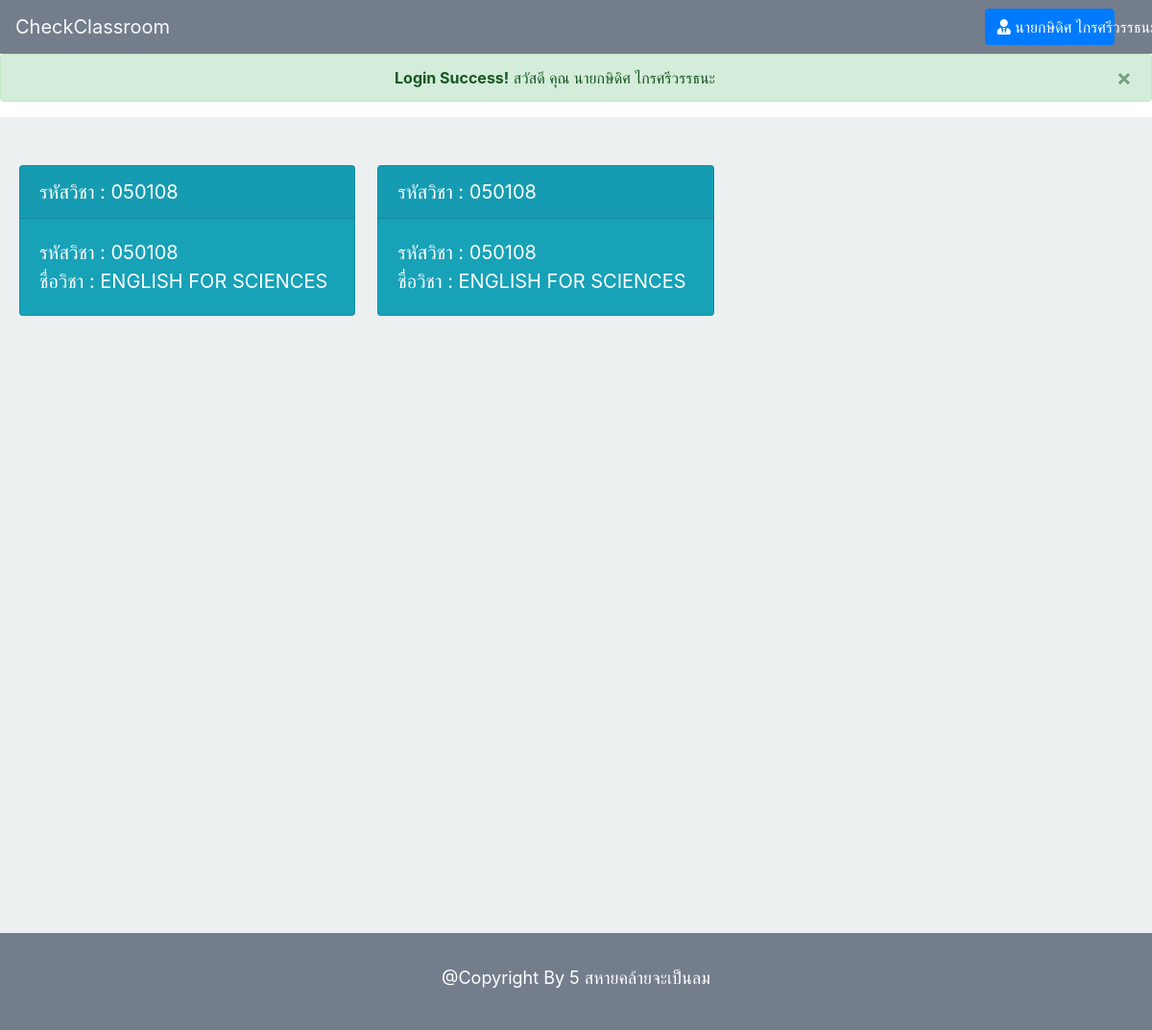
/student/student_home.php (signed in), run on the app's committed database.
### tables this page shows
CREATE TABLE `enroll` (
  `enroll_id` int(10) NOT NULL,
  `c_id` varchar(10) NOT NULL,
  `c_name` varchar(255) NOT NULL,
  `c_sec` int(3) NOT NULL,
  `c_year` varchar(20) NOT NULL,
  `c_term` int(1) NOT NULL,
  `l_name` varchar(50) DEFAULT NULL,
  `l_username` varchar(30) DEFAULT NULL,
  `t_username` varchar(50) DEFAULT NULL,
  `t_name` varchar(100) DEFAULT NULL,
  `s_id` varchar(30) NOT NULL,
  `s_name` varchar(50) NOT NULL,
  `s_department` varchar(30) NOT NULL
);

### student/student_home.php (the view, shortened to what this page needs)
<?php
	include '../connect.php';
	$stmt = $pdo->prepare("SELECT * FROM student WHERE s_id = ?");
	$stmt->bindParam(1,$_SESSION["username"]);
	$stmt->execute();
	while ($row=$stmt->fetch()) {
	 	$rowName["s_name"] = $row["s_name"];
	 }
	$stmt2=$pdo->prepare("SELECT * FROM enroll WHERE s_id = ?");
	$stmt2->bindParam(1,$_SESSION['username']);
	$stmt2->execute();
	if (!empty($_SESSION['username']) && $_SESSION['permission'] == 3) {
?>
<!DOCTYPE html>
<html>
<head>
	<link rel="stylesheet" href="https://maxcdn.bootstrapcdn.com/bootstrap/4.0.0/css/bootstrap.min.css">
	<link rel="stylesheet" href="https://use.fontawesome.com/releases/v5.7.2/css/all.css">
	<link rel="stylesheet" type="text/css" href="../style.css">
</head>
<body>
	<nav class="navbar sticky-top navbar-light navbar-expand-lg" style="background-color: #747d8c;">
 		<a class="navbar-brand text-light" href="studuent_home.php">CheckClassroom</a>
		  <div class="collapse navbar-collapse" id="navbarSupportedContent">
		    <div class="form-inline my-2 my-lg-0 mr-sm-2 col-md-2">
		    	<a href="" class="btn btn-primary  dropdown-toggle col-12" data-toggle="dropdown" aria-haspopup="true" aria-expanded="false"> <i class="fas fa-user-tie"></i> <?= $rowName["s_name"] ?> </a>
		    </div>
		  </div>
	</nav>
	<?php
		if (!empty($_COOKIE["login_success"])){ ?>
			<div class="alert alert-success alert-dismissible fade show" role="alert" id="login_success">
				<center>
					<strong>Login Success!</strong> สวัสดี คุณ <?= $rowName["s_name"] ?>
				</center>
				<button type="button" class="close" data-dismiss="alert" aria-label="Close">
					<span aria-hidden="true">&times;</span>
				</button>
			</div>
	<?php } ?>
	<div style="padding-top: 50px;padding-bottom: 50px;min-height: 850px;background-color: #ecf0f1;">
		<div class="form-inline d-flex " style="margin-left: 20px;">
			<?php while ($row2=$stmt2->fetch()) {?>
				<div class="card-deck my-2 my-lg-0 mr-sm-2 mb-4">
				<div class="card bg-info zoomclass mb-4">
					<a href="detail_class.php?c_id=<?=$row2['c_id']?>">
						<div class="card-header">
								<p class="card-text text-white" style="font-size: 20px;"> รหัสวิชา : <?=$row2['c_id']?> </p>
							</div>
						<div class="card-body">
							<div class="form-group mr-sm-2">
								<p class="card-text text-white" style="font-size: 20px;"> รหัสวิชา : <?=$row2['c_id']?> </p>
							</div>
							<div class="form-group mr-sm-2">
								<p class="card-text text-white" style="font-size: 20px;"> ชื่อวิชา : <?=$row2['c_name']?> </p>
							</div>
						</div>
					</a>
				</div>
			</div>
			<?php } ?>
		</div>
	</div>
	<footer style="background-color: #747d8c; padding: 24px;">
		<div style="text-align: center;">
			<label style="font-size: 18px; color: white; padding: 9px;">@Copyright By 5 สหายคล้ายจะเป็นลม</label>
		</div>
	</footer>
</body>
</html>
<?php } else {
		setcookie('wrong_login',1,time()+10,'/');
		echo "<script type='text/javascript'> window.location.href = '../index.php';</script>";
	} ?>

### student/student_home.php (style rules this page uses)
.zoomclass { max-width: 500px; max-height: 500px; transition: transform .2s; }

### data on the page
enroll: c "050108", c_name "ENGLISH FOR SCIENCES"
enroll: c "050108", c_name "ENGLISH FOR SCIENCES"

### other printed values
$rowName["s_name"] "นายกษิดิศ…"
$rowName["s_name"] "นายกษิดิศ ไกรศรีวรรธนะ"
